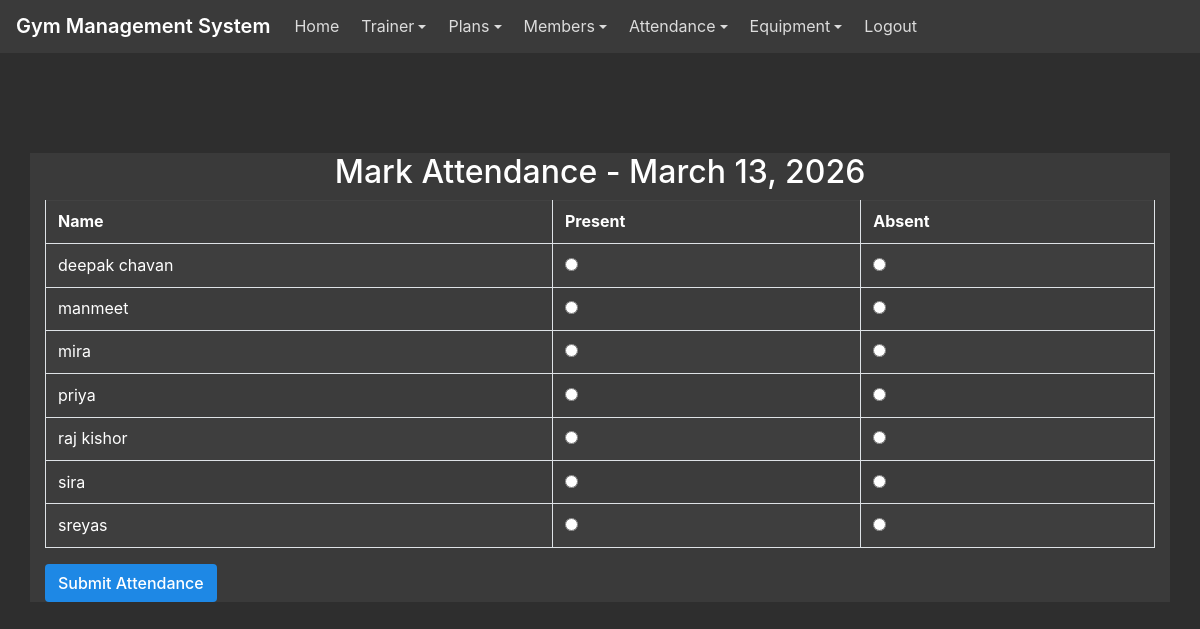
Page /mark_attendance/ (signed in) on the committed database.
### gym/models.py (models this page shows, shortened)
class Member(models.Model):
    name = models.CharField(max_length=100)
    contact = models.CharField(max_length=10)
    age = models.IntegerField()
    gender = models.CharField(max_length=10)
    plan = models.CharField(max_length=30)
    join_date = models.DateField()
    renewal = models.DateField()
    amount = models.IntegerField()
    duration = models.IntegerField()
    pending_amount = models.IntegerField(default=0)
    class Meta:
        ordering = ["name"]

### gym/views.py (the view, shortened to what this page needs)
# urls.py: path('mark_attendance/', views.Mark_Attendance, name='mark_attendance'),
@staff_or_trainer_required
def Mark_Attendance(request):
    members = Member.objects.all()
    today = date.today()
    error = ""
    return render(request, "mark_attendance.html", {
        "members": members,
        "today": today,
        "error": error,
    })

### gym/views.py (called while the page is built)
def is_admin(user):
    return user.is_staff or user.groups.filter(name="Admin").exists()

def is_staff_or_trainer(user):
    return is_admin(user) or is_trainer(user)

### gym/Templates/mark_attendance.html (shortened to what this page needs)
{% extends 'navigationbar.html' %}
{% block body %}
<div class="container" style="margin-top:100px">
    <h2 class="text-center">Mark Attendance - {{ today }}</h2>
    <form method="POST">
        <table class="table table-bordered">
            <tr>
                <th>Name</th>
                <th>Present</th>
                <th>Absent</th>
            </tr>
            {% for m in members %}
            <tr>
                <td>{{ m.name }}</td>
                <td><input type="radio" name="status_{{ m.id }}" value="Present"></td>
                <td><input type="radio" name="status_{{ m.id }}" value="Absent"></td>
            </tr>
            {% endfor %}
        </table>
        <button class="btn btn-primary">Submit Attendance</button>
    </form>
</div>
{% endblock %}

### gym/Static/css/mystyle.css (style rules this page uses)
:root { --bg: #2e2e2e; --surface: #3a3a3a; --muted-surface: #444; --accent: #1e88e5; --accent-strong: #1976d2; --text: #ffffff; --muted-text: #dcdcdc; --border: #666; }
* { box-sizing: border-box; }
html, body { height: 100%; }
body { margin: 0; font-family: -apple-system, BlinkMacSystemFont, "Segoe UI", Roboto, "Helvetica Neue", Arial; background-color: var(--bg); color: var(--text); -webkit-font-smoothing: antialiased; -moz-osx-font-smoothing: grayscale; line-height: 1.45; }
.card, .table, .dropdown-menu, .modal-content, .navbar, footer, .container, .container-fluid { background-color: var(--surface); color: var(--text); }
.btn-primary { background-color: var(--accent) !important; border-color: transparent !important; color: var(--text) !important; box-shadow: none !important; }
.table { color: var(--text); border-collapse: collapse; width: 100%; }
.table tbody tr:nth-child(odd) { background-color: rgba(255,255,255,0.01); }
.table tbody tr:nth-child(even) { background-color: rgba(255,255,255,0.02); }
.table td, .table th { padding: .6rem .75rem; border-top: 1px solid rgba(255,255,255,0.03); }
input, select, textarea { background-color: var(--muted-surface) !important; color: var(--text) !important; border: 1px solid rgba(255,255,255,0.06) !important; padding: .5rem .6rem; border-radius: 6px; outline: none; }
::placeholder { color: rgba(255,255,255,0.55); }
.btn, .btn *, button, button * { color: #ffffff !important; }
.btn, .btn *, button, button * { color: #ffffff !important; font-weight: 500; }

### rows in the picture
Member: name "deepak chavan"
Member: name "manmeet"
Member: name "mira"
Member: name "priya"
Member: name "raj kishor"
Member: name "sira"
Member: name "sreyas"
